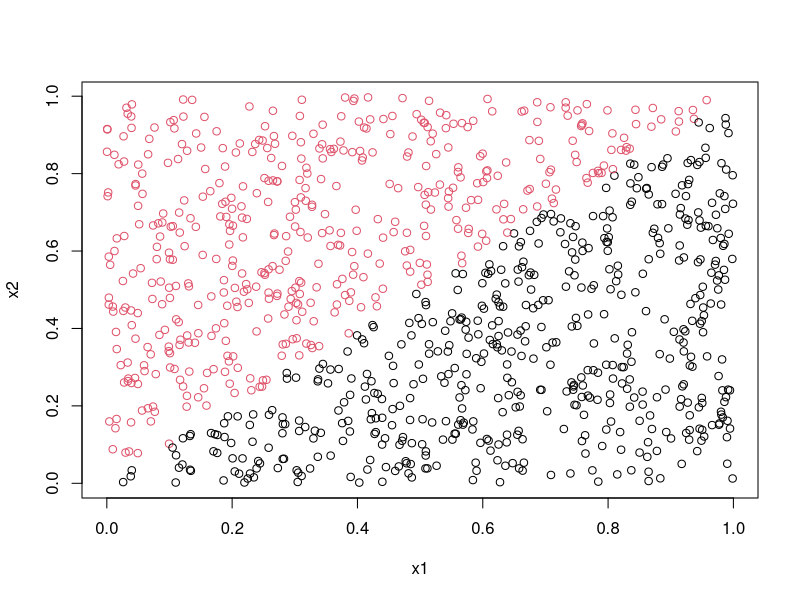
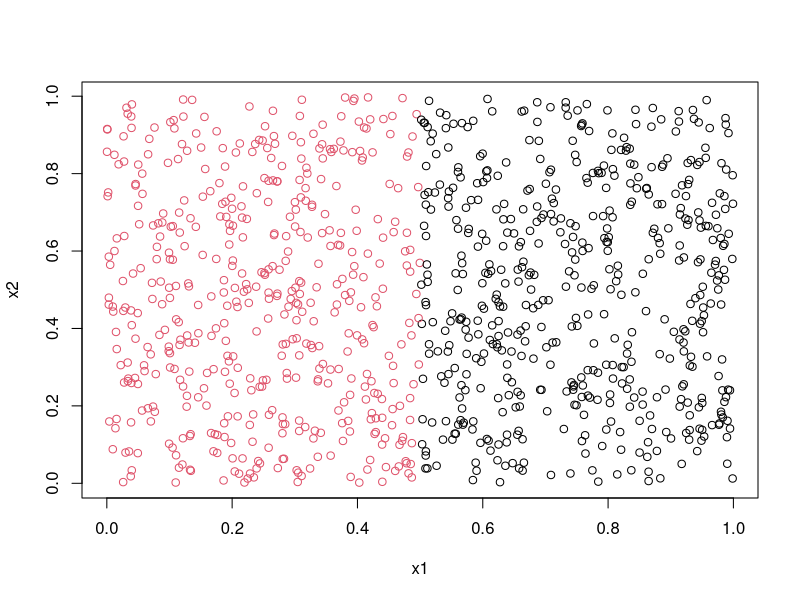
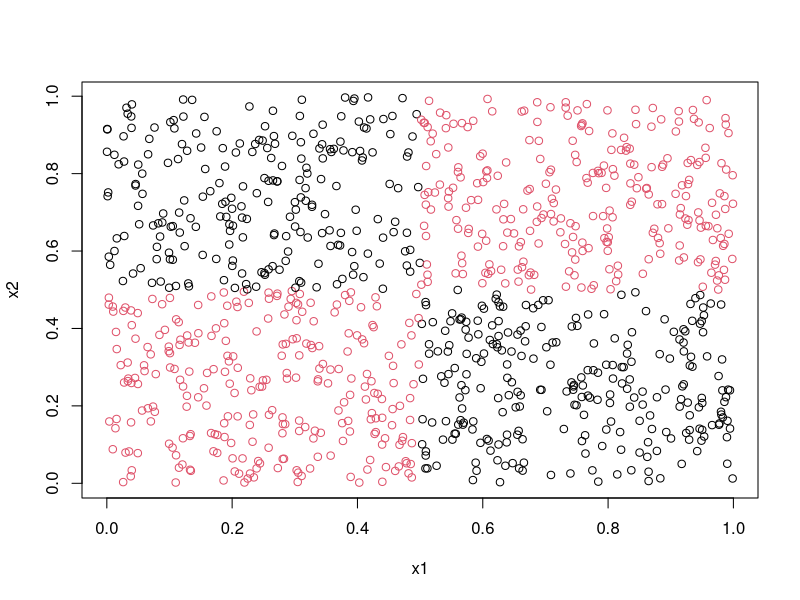

The R source for these figures, in order:
## ---- chunk 1
knitr::opts_chunk$set(echo = TRUE)
library(randomForest)
## ---- chunk 2
set.seed(12345)
list1 = list()
for (i in 1:1000) { # Indicate number of iterations with "i"
  x1 =  runif(100)
  x2 = runif(100)
  y<-as.factor(as.numeric(x1<x2))
  list1[[i]] = data.frame(x1,x2,y)
}


set.seed(1234)
x1<-runif(1000)
x2<-runif(1000)
tedata<-cbind(x1,x2)
y<-as.numeric(x1<x2)
telabels<-as.factor(y)
plot(x1,x2,col=(y+1))
#table(telabels)
## ---- chunk 3
#m- Denotes the miss classification error rate (_number indicates the number of trees)
#n- Denotes the accuracy

m_1<-c()
m_10<-c()
m_100<-c()
n_1<-c()
n_10<-c()
n_100<-c()
for (i in list1){
  set.seed(12345)
   
  n<-as.data.frame(i)
  
  rf1=randomForest(y~.,data=n,ntree=1,nodesize=25,keep.forest = TRUE)
  
  rf2=randomForest(y~.,data=n,ntree=10,nodesize=25,keep.forest = TRUE)
  
  rf3=randomForest(y~.,data=n,ntree=100,nodesize=25,keep.forest = TRUE)
  
  pred1<-predict(rf1,newdata = tedata)
  
  pred2<-predict(rf2,newdata = tedata)
  
  pred3<-predict(rf3,newdata = tedata)
  
  accuracy1<-mean(telabels == pred1)
  
  accuracy2<-mean(telabels == pred2)
  
  accuracy3<-mean(telabels == pred3)
  
  cm1 <- table(actual = telabels, fitted = pred1)
  
  mmce1 <- 1 - (sum(diag(cm1))/sum(cm1))

  cm2 <- table(actual = telabels, fitted = pred2)
  
  mmce2 <- 1 - (sum(diag(cm2))/sum(cm2))
  
  cm3 <- table(actual = telabels, fitted = pred3)
  
  mmce3 <- 1 - (sum(diag(cm3))/sum(cm3))
  
  
  n_1<-c(n_1,accuracy1)
  
  n_10<-c(n_10,accuracy2)
  
  n_100<-c(n_100,accuracy3)

  m_1<-c(m_1,mmce1)
  
  m_10<-c(m_10,mmce2)
  
  m_100<-c(m_100,mmce3)
  
}

trd<-data.frame(n_1,n_10,n_100,m_1,m_10,m_100)
 
cat("Mean of Miss classification using n_tree","\n","n_tree=1-",mean(trd$m_1),"\n","n_tree=10-",mean(trd$m_10),"\n","n_tree=100-",mean(trd$m_100),"\n")

cat("Variance of Miss classification using n_tree","\n","n_tree=1-",var(trd$m_1),"\n","n_tree=10-",var(trd$m_10),"\n","n_tree=100-",var(trd$m_100),"\n")

## ---- chunk 4
#Condition- 2 (x1<0.5)

set.seed(12345)
list2 = list()
for (i in 1:1000) { # Indicate number of iterations with "i"
  x1 =  runif(100)
  x2 = runif(100)
  y<-as.factor(as.numeric(x1<0.5))
  list2[[i]] = data.frame(x1,x2,y)
}


set.seed(1234)
x1<-runif(1000)
x2<-runif(1000)
tedata2<-cbind(x1,x2)
y<-as.numeric((x1<0.5))
telabels2<-as.factor(y)
plot(x1,x2,col=(y+1))
table(telabels2)

#list2

m2_1<-c()
m2_10<-c()
m2_100<-c()
n2_1<-c()
n2_10<-c()
n2_100<-c()
for (i in list2){
  set.seed(12345)
  
  n<-as.data.frame(i)
  
  rf12=randomForest(y~.,data=n,ntree=1,nodesize=25,keep.forest = TRUE)
  
  rf22=randomForest(y~.,data=n,ntree=10,nodesize=25,keep.forest = TRUE)
  
  rf32=randomForest(y~.,data=n,ntree=100,nodesize=25,keep.forest = TRUE)
  
  pred1<-predict(rf12,newdata = tedata2)
  
  pred2<-predict(rf22,newdata = tedata2)
  
  pred3<-predict(rf32,newdata = tedata2)
  
  accuracy1<-mean(telabels2 == pred1)
  
  accuracy2<-mean(telabels2 == pred2)
  
  accuracy3<-mean(telabels2 == pred3)
  
  cm1 <- table(actual = telabels2, fitted = pred1)
  
  mmce1 <- 1 - (sum(diag(cm1))/sum(cm1))
  
  cm2 <- table(actual = telabels2, fitted = pred2)
  
  mmce2 <- 1 - (sum(diag(cm2))/sum(cm2))
  
  cm3 <- table(actual = telabels2, fitted = pred3)
  
  mmce3 <- 1 - (sum(diag(cm3))/sum(cm3))
  
  
  n2_1<-c(n2_1,accuracy1)
  
  n2_10<-c(n2_10,accuracy2)
  
  n2_100<-c(n2_100,accuracy3)
  
  m2_1<-c(m2_1,mmce1)
  
  m2_10<-c(m2_10,mmce2)
  
  m2_100<-c(m2_100,mmce3)
  
}

trd2<-data.frame(n2_1,n2_10,n2_100,m2_1,m2_10,m2_100)

cat("Mean of Miss classification using n_tree","\n","n_tree=1-",mean(trd2$m2_1),"\n","n_tree=10-",mean(trd2$m2_10),"\n","n_tree=100-",mean(trd2$m2_100),"\n")

cat("Variance of Miss classification using n_tree","\n","n_tree=1-",var(trd2$m2_1),"\n","n_tree=10-",var(trd2$m2_10),"\n","n_tree=100-",var(trd2$m2_100),"\n")
  

## ---- chunk 5
#Condition- 3 ((x1<0.5 & x2<0.5) | (x1>0.5 & x2>0.5))

set.seed(12345)
list3 = list()
for (i in 1:1000) { # Indicate number of iterations with "i"
  x1 =  runif(100)
  x2 = runif(100)
  y<-as.factor(as.numeric((x1<0.5 & x2<0.5) | (x1>0.5 & x2>0.5)))
  list3[[i]] = data.frame(x1,x2,y)
}


set.seed(1234)
x1<-runif(1000)
x2<-runif(1000)
tedata3<-cbind(x1,x2)
y<-as.numeric((x1<0.5 & x2<0.5) | (x1>0.5 & x2>0.5))
telabels3<-as.factor(y)
plot(x1,x2,col=(y+1))
table(telabels3)

#list3

m3_1<-c()
m3_10<-c()
m3_100<-c()
n3_1<-c()
n3_10<-c()
n3_100<-c()
for (i in list3){
  set.seed(12345)
  
  n<-as.data.frame(i)
  
  rf13=randomForest(y~.,data=n,ntree=1,nodesize=12,keep.forest = TRUE)
  
  rf23=randomForest(y~.,data=n,ntree=10,nodesize=12,keep.forest = TRUE)
  
  rf33=randomForest(y~.,data=n,ntree=100,nodesize=12,keep.forest = TRUE)
  
  pred1<-predict(rf13,newdata = tedata3)
  
  pred2<-predict(rf23,newdata = tedata3)
  
  pred3<-predict(rf33,newdata = tedata3)
  
  accuracy1<-mean(telabels3 == pred1)
  
  accuracy2<-mean(telabels3 == pred2)
  
  accuracy3<-mean(telabels3 == pred3)
  
  cm1 <- table(actual = telabels3, fitted = pred1)
  
  mmce1 <- 1 - (sum(diag(cm1))/sum(cm1))
  
  cm2 <- table(actual = telabels3, fitted = pred2)
  
  mmce2 <- 1 - (sum(diag(cm2))/sum(cm2))
  
  cm3 <- table(actual = telabels3, fitted = pred3)
  
  mmce3 <- 1 - (sum(diag(cm3))/sum(cm3))
  
  
  n3_1<-c(n3_1,accuracy1)
  
  n3_10<-c(n3_10,accuracy2)
  
  n3_100<-c(n3_100,accuracy3)
  
  m3_1<-c(m3_1,mmce1)
  
  m3_10<-c(m3_10,mmce2)
  
  m3_100<-c(m3_100,mmce3)
  
}

trd3<-data.frame(n3_1,n3_10,n3_100,m3_1,m3_10,m3_100)

cat("Mean of Miss classification using n_tree","\n","n_tree=1-",mean(trd3$m3_1),"\n","n_tree=10-",mean(trd3$m3_10),"\n","n_tree=100-",mean(trd3$m3_100),"\n")

cat("Variance of Miss classification using n_tree","\n","n_tree=1-",var(trd3$m3_1),"\n","n_tree=10-",var(trd3$m3_10),"\n","n_tree=100-",var(trd3$m3_100),"\n")
#mean(trd3$n3_100)
